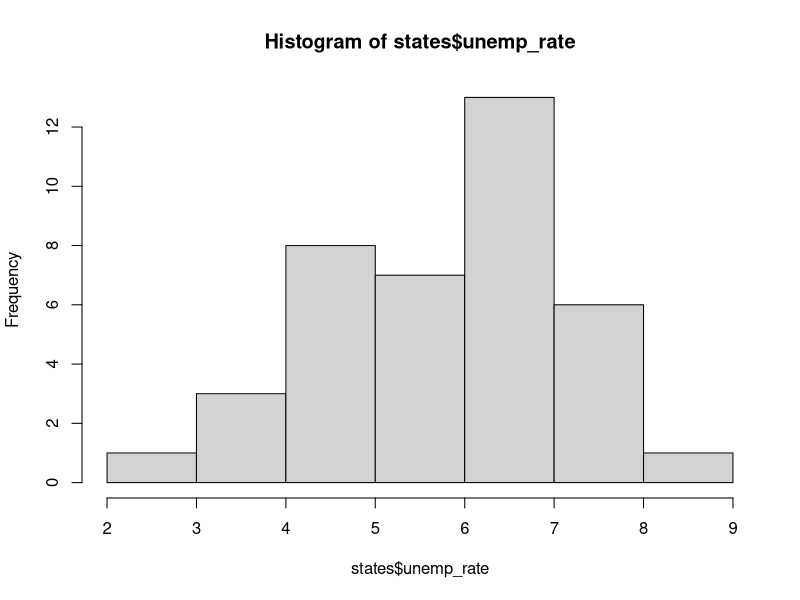
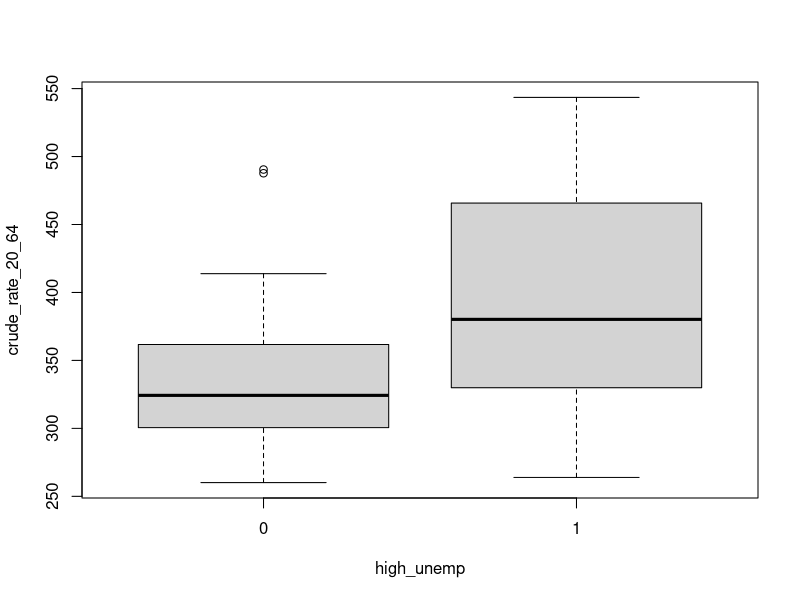
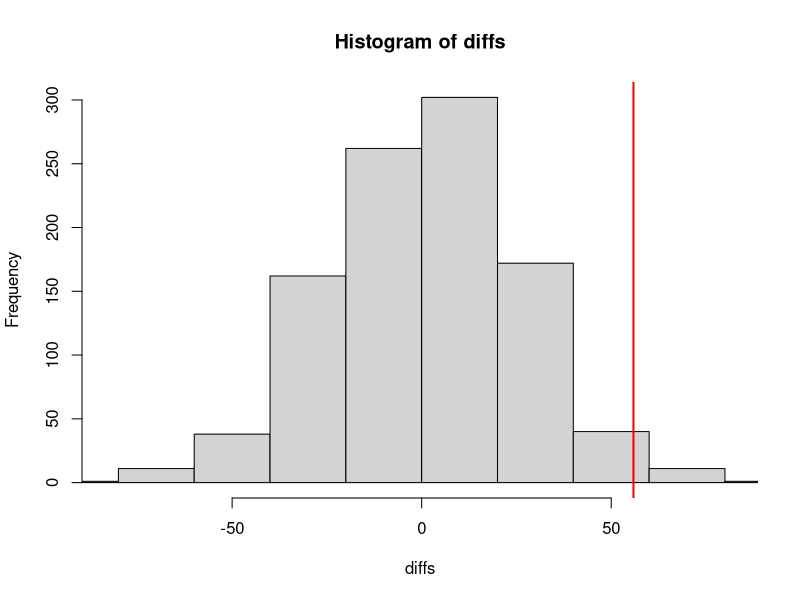
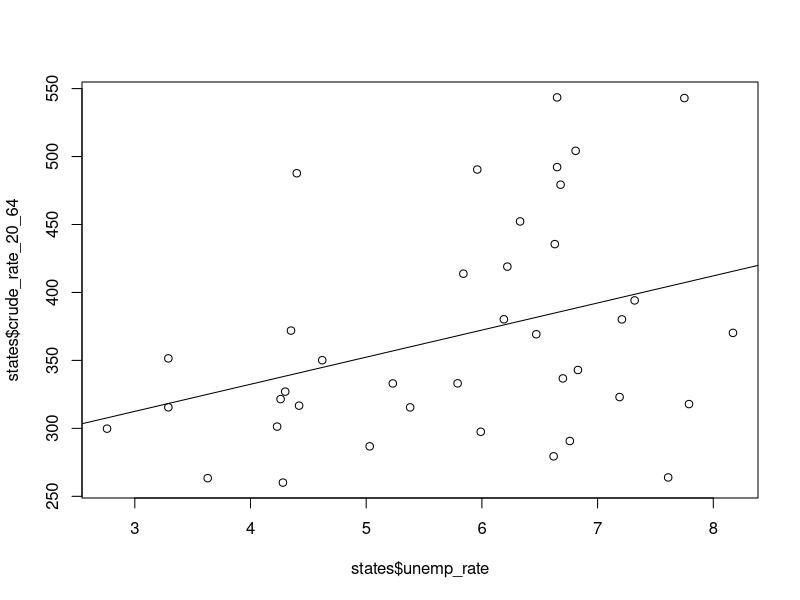

These figures' R source, in order:
# =====================================================================
#  MODULE 3 - SOLUTION
#  Do above-median-unemployment states have higher mortality?
# =====================================================================

# ---- 1. Get the data ------------------------------------------------
states <- read.csv("data/medicaid_states.csv")

dim(states)      # 39 x 6
names(states)
head(states)


# ---- 2. Look at the variable before you test it ---------------------
hist(states$unemp_rate)
# Median 6.19, spanning about 2.8 to 8.2.


# ---- 3. Build the grouping variable ---------------------------------
sum(is.na(states$unemp_rate))   # 0, no guard needed
# (The county file has 21 NAs in unemp_rate. aggregate() DROPPED those
#  rows rather than averaging them -- na.omit is its default. Worth
#  knowing: silent row loss, no warning.)

median(states$unemp_rate)

states$high_unemp <- ifelse(states$unemp_rate > median(states$unemp_rate), 1, 0)

table(states$high_unemp)
# 20 low, 19 high, same off-by-one as Module 2, same reason.


# ---- 4. Look at the comparison --------------------------------------
boxplot(crude_rate_20_64 ~ high_unemp, data = states)

group_means <- aggregate(crude_rate_20_64 ~ high_unemp, data = states, FUN = mean)
group_means

diff_obs <- group_means$crude_rate_20_64[2] - group_means$crude_rate_20_64[1]
diff_obs
# ~ +56. High-unemployment states averaged about 56 more deaths per
# 100,000 working-age people.


# ---- 5. Run the test you already know -------------------------------
t.test(crude_rate_20_64 ~ high_unemp, data = states)
# p = 0.029. CI runs about -106 to -6 (t.test reports group 0 minus
# group 1, so the sign is flipped from diff_obs).
#
# In words: high-unemployment states had higher working-age mortality,
# by somewhere between roughly 6 and 106 deaths per 100,000. The lower
# end of that interval is close to zero, so this is suggestive rather
# than settled.


# ---- 6. Build the p-value yourself ----------------------------------
set.seed(2026)
diffs <- replicate(1000, {
  shuffled <- sample(states$high_unemp)
  mean(states$crude_rate_20_64[shuffled == 1]) -
    mean(states$crude_rate_20_64[shuffled == 0])
})

hist(diffs, xlim = range(c(diffs, diff_obs)))
abline(v = diff_obs, col = "red", lwd = 2)

mean(abs(diffs) >= abs(diff_obs))
# 0.030, against t.test's 0.029. Same conclusion, no formula required.


# ---- 7. The same answer as a regression -----------------------------
m <- lm(crude_rate_20_64 ~ high_unemp, data = states)
summary(m)
# high_unemp coefficient = 55.87, matching diff_obs exactly.
# p = 0.027. Note that is the POOLED p; t.test's Welch default gave
# 0.029. t.test(..., var.equal = TRUE) is the one that matches lm().


# ---- 8. Write down what you found -----------------------------------
#
# ANSWER:
# Across 39 states in 2014, those with above-median unemployment had
# working-age mortality about 56 deaths per 100,000 higher than states
# below the median (95% CI roughly 6 to 106; t-test p = 0.029). A
# permutation test that makes no distributional assumption returns
# essentially the same p-value (0.030), so the result does not hinge on
# normality. The interval is wide and its lower bound is near zero, so
# this is suggestive, not decisive.
#
# It is not causal. Unemployment was not assigned to states; it travels
# with poverty, industry mix, age structure, and health-system capacity,
# any of which could produce this gap on its own. With n = 39 states we
# also have very little power to separate them.


# =====================================================================
#  EXTENSION ANSWERS
# =====================================================================

# --- 1. median_income instead ---
states$high_income <- ifelse(states$median_income > median(states$median_income), 1, 0)
t.test(crude_rate_20_64 ~ high_income, data = states)
# High-income states average about 117 FEWER deaths per 100,000
# (t.test p = 6.8e-07), much stronger than unemployment, and in the
# expected direction. Note these three groupings (poverty,
# unemployment, income) are largely re-sorting the same states, so they
# are not three independent findings.


# --- 2. what dichotomising cost ---
plot(states$unemp_rate, states$crude_rate_20_64)
abline(lm(crude_rate_20_64 ~ unemp_rate, data = states))
summary(lm(crude_rate_20_64 ~ unemp_rate, data = states))
# As a continuous predictor: about 20 more deaths per 100,000 for each
# extra percentage point of unemployment, p = 0.028 -- essentially what
# the median split gave (0.029), off the same 39 states.
#
# Splitting at the median threw away the difference between 4% and 6%
# unemployment, and between 8% and 12%. That is real information, and
# discarding it costs power. Dichotomise for a picture; model the
# continuous variable for an answer.


# --- 3. two variables at once ---
summary(lm(crude_rate_20_64 ~ unemp_rate + poverty_rate, data = states))
#
# Read this one carefully. On its own, unemployment looked
# HARMFUL: +20 deaths per point (p = 0.028). Put poverty in the model
# and unemployment's coefficient flips sign to -9.1 and loses
# significance (p = 0.22), while poverty comes in at +21.8 (p = 6e-08).
#
# The two travel together (cor = 0.59). Alone, unemp_rate was partly
# standing in for poverty. Once poverty is measured directly and held
# fixed, what is left of unemployment points the other way.
#
# Do not over-read the flip, n = 39, and these are states, not people.
# The lesson is the fragility, not the new sign: a coefficient means
# nothing except relative to what else is in the model. Same lesson as
# Module 2's expansion result. A difference in means is where an
# analysis starts, not where it ends.
